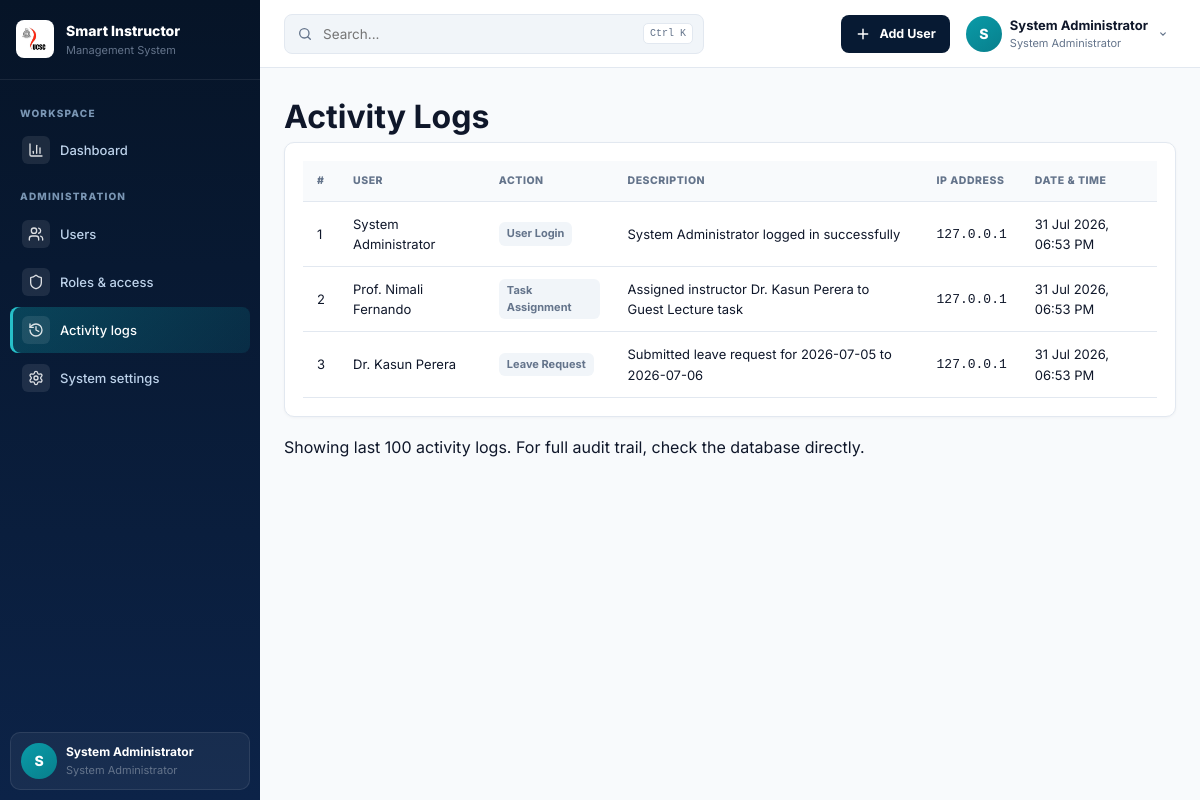
The page /admin/activity_logs.php (signed in) on the database its author committed.
### tables this page shows
CREATE TABLE users (
    id INT AUTO_INCREMENT PRIMARY KEY,
    username VARCHAR(50) NOT NULL UNIQUE,
    email VARCHAR(100) NOT NULL UNIQUE,
    password VARCHAR(255) NOT NULL,
    full_name VARCHAR(150) NOT NULL,
    role_id INT NOT NULL,
    status ENUM('active', 'inactive', 'suspended') DEFAULT 'active',
    phone VARCHAR(20),
    created_at TIMESTAMP DEFAULT CURRENT_TIMESTAMP,
    updated_at TIMESTAMP DEFAULT CURRENT_TIMESTAMP ON UPDATE CURRENT_TIMESTAMP,
    FOREIGN KEY (role_id) REFERENCES roles(id) ON DELETE RESTRICT
);

CREATE TABLE roles (
    id INT AUTO_INCREMENT PRIMARY KEY,
    role_name VARCHAR(100) NOT NULL UNIQUE,
    description TEXT,
    created_at TIMESTAMP DEFAULT CURRENT_TIMESTAMP
);

CREATE TABLE activity_logs (
    id INT AUTO_INCREMENT PRIMARY KEY,
    user_id INT NULL,
    action VARCHAR(100) NOT NULL,
    description TEXT,
    ip_address VARCHAR(45),
    created_at TIMESTAMP DEFAULT CURRENT_TIMESTAMP,
    FOREIGN KEY (user_id) REFERENCES users(id) ON DELETE SET NULL
);

### config/config.php (called while the page is built, shortened)
<?php
if (!function_exists('app_url')) {
    function app_url(string $path = ''): string {
        $path = ltrim($path, '/');
        return $path === '' ? SITE_URL : SITE_URL . '/' . $path;
    }
}

### includes/auth.php (called while the page is built, shortened)
<?php
require_once __DIR__ . '/../config/config.php';
require_once __DIR__ . '/../config/db.php';
function isLoggedIn() {
    return isset($_SESSION['user_id']) && !empty($_SESSION['user_id']);
}
function getCurrentUser() {
    global $pdo;
    static $cachedUser = null;
    if ($cachedUser === null) {
        $stmt = $pdo->prepare("SELECT u.*, r.role_name FROM users u JOIN roles r ON u.role_id = r.id WHERE u.id = ? LIMIT 1");
        $stmt->execute([$_SESSION['user_id']]);
        $cachedUser = $stmt->fetch();
    }
    return $cachedUser;
}
function getCurrentRoleId() {
    return isset($_SESSION['role_id']) ? (int)$_SESSION['role_id'] : null;
}
?>

### admin/activity_logs.php (the view, shortened to what this page needs)
<?php
require_once __DIR__ . '/../includes/auth.php';
require_once __DIR__ . '/../includes/dashboard_ui.php';
require_once __DIR__ . '/../config/db.php';
include __DIR__ . '/../includes/header.php';
$logs = $pdo->query("
    SELECT al.*, u.full_name
    FROM activity_logs al
    LEFT JOIN users u ON al.user_id = u.id
    ORDER BY al.created_at DESC
    LIMIT 100
")->fetchAll();
?>
            <div class="d-flex justify-content-between align-items-center pt-3 pb-2 mb-3 border-bottom">
                <h1 class="h2"><span class="ui-dot" aria-hidden="true"></span>Activity Logs</h1>
            </div>
            <div class="card shadow-sm">
                <div class="card-body p-0">
                    <div class="table-responsive">
                        <table class="table table-hover mb-0" id="activityLogsTable">
                            <thead class="table-light">
                                <tr>
                                    <th>#</th>
                                    <th>User</th>
                                    <th>Action</th>
                                    <th>Description</th>
                                    <th>IP Address</th>
                                    <th>Date & Time</th>
                                </tr>
                            </thead>
                            <tbody>
                                <?php foreach ($logs as $index => $log): ?>
                                <tr>
                                    <td><?= $index + 1 ?></td>
                                    <td><?= htmlspecialchars($log['full_name'] ?? 'System') ?></td>
                                    <td><span class="badge bg-secondary"><?= htmlspecialchars($log['action']) ?></span></td>
                                    <td><?= htmlspecialchars($log['description']) ?></td>
                                    <td><code><?= htmlspecialchars($log['ip_address']) ?></code></td>
                                    <td><?= date('d M Y, h:i A', strtotime($log['created_at'])) ?></td>
                                </tr>
                                <?php endforeach; ?>
                            </tbody>
                        </table>
                    </div>
                </div>
            </div>
            <div class="mt-3 text-muted small">
                Showing last 100 activity logs. For full audit trail, check the database directly.
            </div>
<?php include __DIR__ . '/../includes/footer.php'; ?>

### includes/header.php (shortened to what this page needs)
<?php
require_once __DIR__ . '/../config/config.php';
if (!isset($currentUser) && function_exists('getCurrentUser')) { $currentUser = getCurrentUser(); }
$currentUser = is_array($currentUser ?? null) ? $currentUser : [];
$displayName = trim((string)($currentUser['full_name'] ?? 'UCSC User')) ?: 'UCSC User';
$roleName = trim((string)($currentUser['role_name'] ?? 'System User')) ?: 'System User';
?>
<!doctype html>
<html lang="en">
<head>
  <link rel="stylesheet" href="<?= app_url('assets/css/style.css') ?>">
</head>
<body>
<?php if (empty($hideNavbar)): ?>
<div class="app-shell">
  <?php include __DIR__ . '/sidebar.php'; ?>
  <div class="right-panel">
    <?php include __DIR__ . '/navbar.php'; ?>
    <main class="main-content" id="mainContent">
<?php endif; ?>

### includes/sidebar.php (shortened to what this page needs)
<?php
require_once __DIR__ . '/../config/config.php';
require_once __DIR__ . '/auth.php';
$currentRole = (int)getCurrentRoleId();
$currentPage = basename($_SERVER['PHP_SELF'] ?? '');
$currentUser = getCurrentUser() ?: [];
if (!function_exists('sidebar_link')) {
    function sidebar_link(string $path, string $label, string $icon, string $currentPage): void {
        $active = basename($path) === $currentPage ? ' active' : '';
        $iconUrl = app_url('assets/icons/' . $icon . '.svg');
        echo '<li><a class="sidebar-link' . $active . '" href="' . htmlspecialchars(app_url($path)) . '">';
        echo '<span class="sidebar-icon"><img src="' . htmlspecialchars($iconUrl) . '" alt=""></span>';
        echo '<span>' . htmlspecialchars($label) . '</span></a></li>';
    }
}
?>
<aside class="sidebar" id="sidebar">
  <div class="sidebar-head">
    <span class="sidebar-emblem"><img src="<?= app_url('assets/images/ucsc-logo.png') ?>" alt="UCSC"></span>
    <div><strong>Smart Instructor</strong><small>Management System</small></div>
  </div>
  <nav aria-label="Main navigation">
    <p class="sidebar-label">Workspace</p>
    <ul class="sidebar-nav">
      <?php
      $dashMap = [
        ROLE_ADMIN=>'admin/dashboard.php', ROLE_INSTRUCTOR=>'instructor/dashboard.php',
        ROLE_COORDINATOR=>'coordinator/dashboard.php', ROLE_CHIEF_COORDINATOR=>'chief_coordinator/dashboard.php',
        ROLE_NON_ACADEMIC=>'non_academic/dashboard.php', ROLE_PROJECT_COORDINATOR=>'project_coordinator/coordinator_dashboard.php',
        ROLE_DIRECTOR=>'director/dashboard.php'
      ];
      sidebar_link($dashMap[$currentRole] ?? 'index.php', 'Dashboard', 'chart-column', $currentPage);
      if ($currentRole === ROLE_ADMIN) {
        echo '<p class="sidebar-label">Administration</p>';
      }
      ?>
    </ul>
  </nav>
  <div class="sidebar-user">
    <span class="avatar"><?= htmlspecialchars(strtoupper(substr((string)($currentUser['full_name'] ?? 'U'),0,1))) ?></span>
    <span><strong><?= htmlspecialchars($currentUser['full_name'] ?? 'UCSC User') ?></strong><small><?= htmlspecialchars($currentUser['role_name'] ?? 'System User') ?></small></span>
  </div>
</aside>

### includes/navbar.php (shortened to what this page needs)
<?php
$roleId = function_exists('getCurrentRoleId') ? (int)getCurrentRoleId() : 0;
$userAvatarUrl = !empty($_SESSION['avatar_url']) ? app_url($_SESSION['avatar_url']) : (!empty($currentUser['avatar_url']) ? app_url($currentUser['avatar_url']) : null);
$cleanName = trim(preg_replace('/^(Dr\.|Prof\.|Mr\.|Mrs\.|Ms\.)\s+/i', '', $displayName ?? 'User'));
$firstInitial = mb_substr($cleanName, 0, 1);
?>
<header class="topbar">
  <div class="topbar-inner">
    <div class="topbar-left">
      <div class="global-search" role="search">
        <svg viewBox="0 0 24 24" fill="none" stroke="currentColor" stroke-width="2" stroke-linecap="round"><circle cx="11" cy="11" r="7"/><path d="m20 20-4-4"/></svg>
        <input id="globalSearch" type="search" placeholder="Search..." aria-label="Search this page">
        <kbd>Ctrl K</kbd>
      </div>
    </div>
    <div class="top-actions">
      <?php if ($roleId === ROLE_ADMIN): ?>
      <div class="menu-wrap">
        <button class="primary-action" type="button" data-menu-button="quickMenu" aria-expanded="false">
          <svg viewBox="0 0 24 24" fill="none" stroke="currentColor" stroke-width="2.2" stroke-linecap="round"><path d="M12 5v14M5 12h14"/></svg>
          <span>Add User</span>
        </button>
      </div>
      <?php endif; ?>
      <div class="menu-wrap">
        <button class="profile-button" type="button" data-menu-button="profileMenu" aria-expanded="false">
          <?= sic_user_avatar($userAvatarUrl, $firstInitial, 'avatar') ?>
          <span class="profile-copy">
            <strong><?= htmlspecialchars($displayName) ?></strong>
            <small><?= htmlspecialchars($roleName) ?></small>
          </span>
          <svg class="chevron" viewBox="0 0 24 24" fill="none" stroke="currentColor" stroke-width="2" stroke-linecap="round"><path d="m8 10 4 4 4-4"/></svg>
        </button>
      </div>
    </div>
  </div>
</header>

### includes/dashboard_ui.php (shortened to what this page needs)
<?php
if (!function_exists('sic_user_avatar')) {
    function sic_user_avatar(?string $imageUrl = null, string $name = 'User', string $class = 'avatar'): string {
        $name = trim($name) ?: 'User';
        $clean = trim(preg_replace('/^(Dr\.|Prof\.|Mr\.|Mrs\.|Ms\.)\s+/i', '', $name));
        $initial = strtoupper(mb_substr($clean, 0, 1));
        $output = '<span class="' . htmlspecialchars($class, ENT_QUOTES, 'UTF-8') . '">';
        if (!empty($imageUrl)) {
            $output .= '<img src="' . htmlspecialchars($imageUrl, ENT_QUOTES, 'UTF-8') . '" alt="' . htmlspecialchars($name, ENT_QUOTES, 'UTF-8') . '" class="avatar-img">';
        } else {
            $output .= htmlspecialchars($initial, ENT_QUOTES, 'UTF-8');
        }
        $output .= '</span>';
        return $output;
    }
}
        ?>

### includes/footer.php (shortened to what this page needs)
    </main>
  </div>
</div>
</body>
</html>

### rows shown on the page
users: full_name "S", full_name "System Administrator", role.role_name "System Administrator"
activity_logs: user.full_name "System Administrator", action "User Login", description "System Administrator logged in successfully", ip_address "127.0.0.1", created_at "31 Jul 2026, 06:53 PM"
activity_logs: user.full_name "Prof. Nimali Fernando", action "Task Assignment", description "Assigned instructor Dr. Kasun Perera to Guest Lecture task", ip_address "127.0.0.1", created_at "31 Jul 2026, 06:53 PM"
activity_logs: user.full_name "Dr. Kasun Perera", action "Leave Request", description "Submitted leave request for 2026-07-05 to 2026-07-06", ip_address "127.0.0.1", created_at "31 Jul 2026, 06:53 PM"

### other values the page prints
$label "Dashboard Users Roles & access Activity logs System settings"
